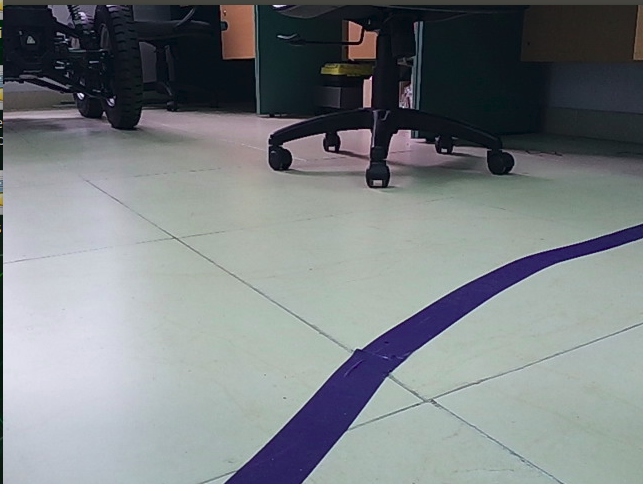
#> input picture actual_img05.jpg, 643 x 484 px
$ python line_detection03.py
#> lines starting #> are read from the running program, lines starting #| are printed output that depends on the picture; after the words box and inside, x2 and y2 are one past the last pixel; in counts of white or black regions, pixels touching at a corner belong together
import cv2
import numpy as np
#This is program detected the line successfully, next , we need to have process the output ...
# ... and calculate the deviation / steering angle


image_path = "actual_img05.jpg"
image = cv2.imread(image_path)
#> image is the input picture: shape (484, 643, 3); mean B, G, R 131.1, 128.6, 122.9
desired_width = 640
desired_height = 480
dim = (desired_width, desired_height)
resized_image = cv2.resize(image, dim, interpolation=cv2.INTER_AREA)
roi = resized_image[150:,240:480]
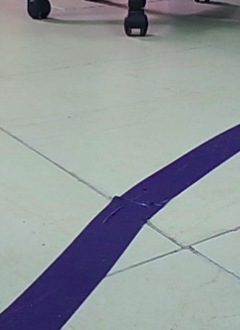
#> roi: shape (330, 240, 3); mean B, G, R 154.4, 151.5, 144.9

gray = cv2.cvtColor(roi, cv2.COLOR_BGR2GRAY)
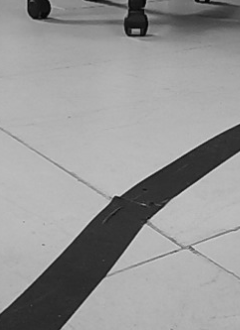
#> gray: shape (330, 240); min 3, max 216, mean 149.9
gray = cv2.GaussianBlur(gray, (5, 5), 0)

kernel = np.ones((7, 7), np.uint8)
ed = cv2.erode(gray, kernel, iterations=1)  # Use erosion to remove small noise
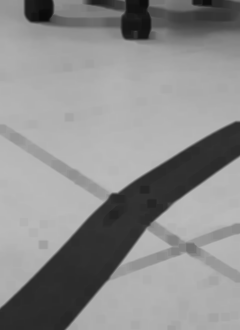
#> ed: shape (330, 240); min 10, max 187, mean 141
ed = cv2.dilate(gray, kernel, iterations=1)  # Use dilation to close gaps
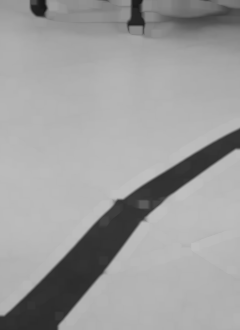
#> ed: shape (330, 240); min 22, max 192, mean 158

edges = cv2.Canny(ed, 50, 150, apertureSize=3)
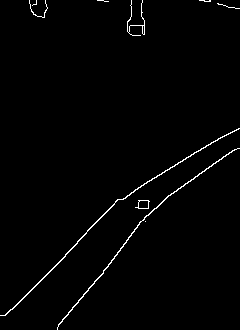
#> edges: shape (330, 240); 1.3% white in thin lines or dots
# Step 7: Hough Line Transform
lines = cv2.HoughLinesP(edges, 1, np.pi / 180, threshold=100, minLineLength=100, maxLineGap=10)
#> lines = None

# Step 8: Draw lines on the original image (only within the ROI)
if lines is not None:
    for line in lines:
        x1, y1, x2, y2 = line[0]
        cv2.line(resized_image, (x1, y1), (x2, y2), (0, 255, 0), 2)

# Step 9: Display the result
cv2.imshow("Detected Lines", edges)
cv2.waitKey(0)
cv2.destroyAllWindows()

$ run again, with actual_img01.jpg copied over actual_img05.jpg
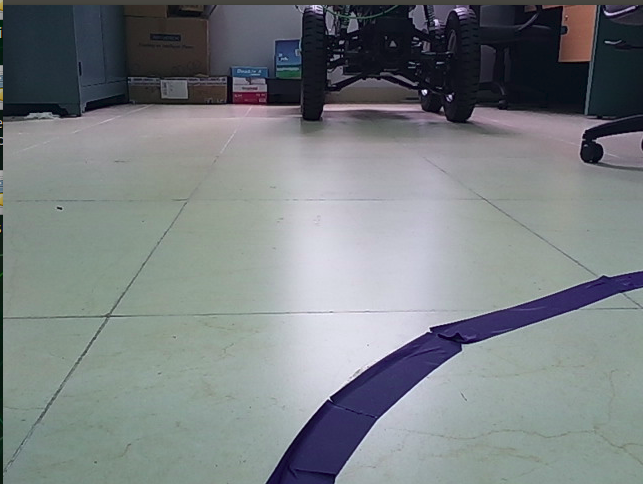
#> input picture actual_img01.jpg, 643 x 484 px
#> image is the input picture: shape (484, 643, 3); mean B, G, R 130, 127.4, 121.7
#> `ed = cv2.dilate(gray, kernel, iterations=1)`:
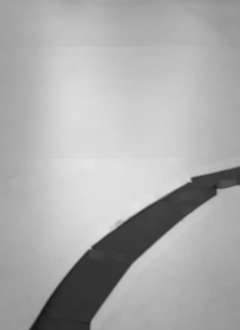
#> ed: shape (330, 240); min 24, max 228, mean 172.6
#> `edges = cv2.Canny(ed, 50, 150, apertureSize=3)`:
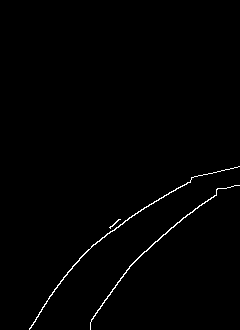
#> edges: shape (330, 240); 0.85% white in thin lines or dots, all inside (x1, y1, x2, y2) = (29, 166, 240, 330)
#> lines = None

$ run again, with actual_img02.jpg copied over actual_img05.jpg
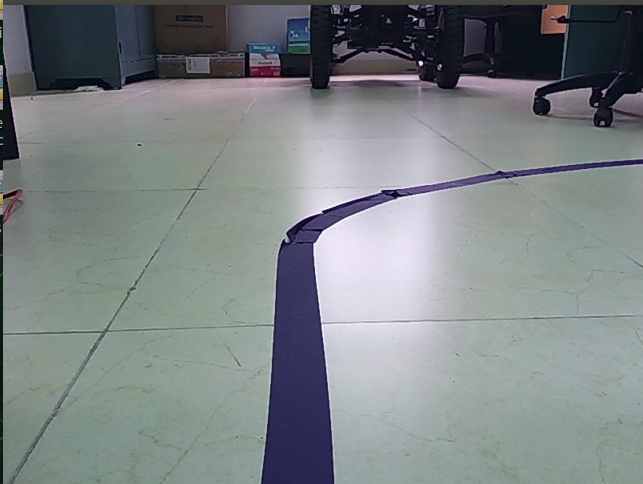
#> input picture actual_img02.jpg, 643 x 484 px
#> image is the input picture: shape (484, 643, 3); mean B, G, R 133.1, 131.6, 125
#> `edges = cv2.Canny(ed, 50, 150, apertureSize=3)`:
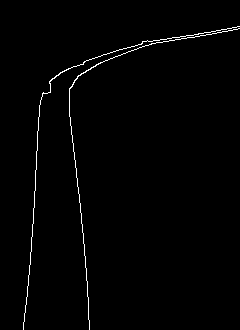
#> edges: shape (330, 240); 1.1% white in thin lines or dots, all inside (x1, y1, x2, y2) = (23, 26, 240, 330)
#> lines = [[31, 251, 39, 105], [69, 103, 87, 283]]
#> the loop `for line in lines:` made 2 passes
#> after the loop `for line in lines:`:
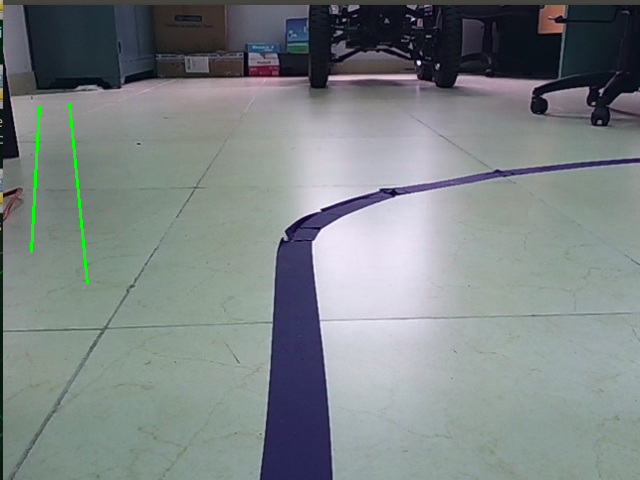
#> resized_image: shape (480, 640, 3); mean B, G, R 132.7, 132, 124.6
